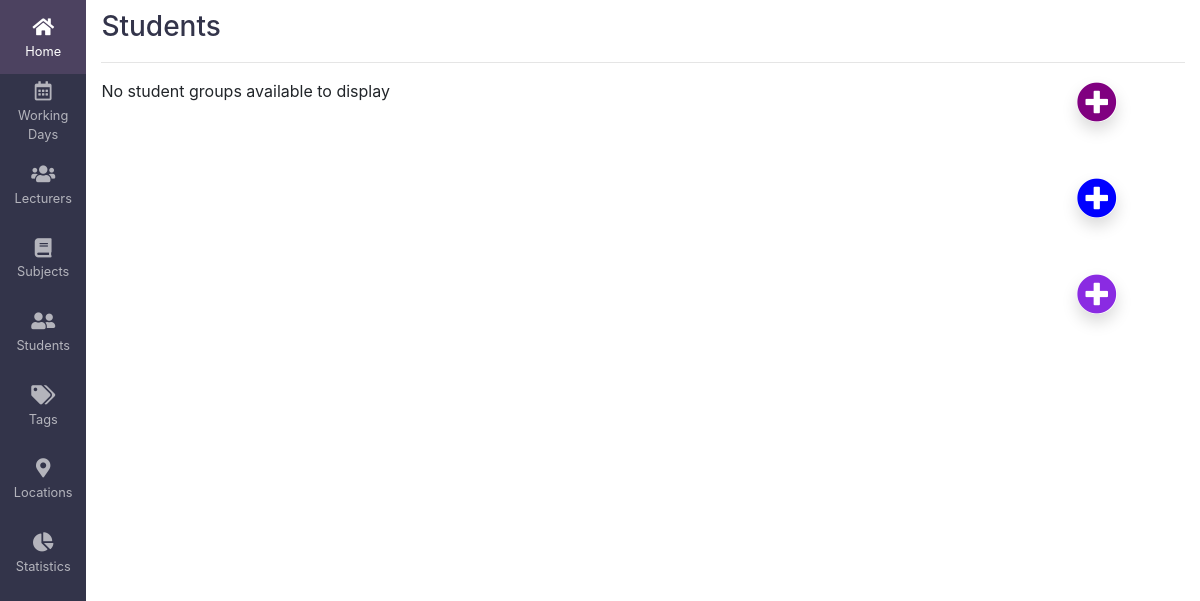
/students/, run on an earlier commit of the app's database.
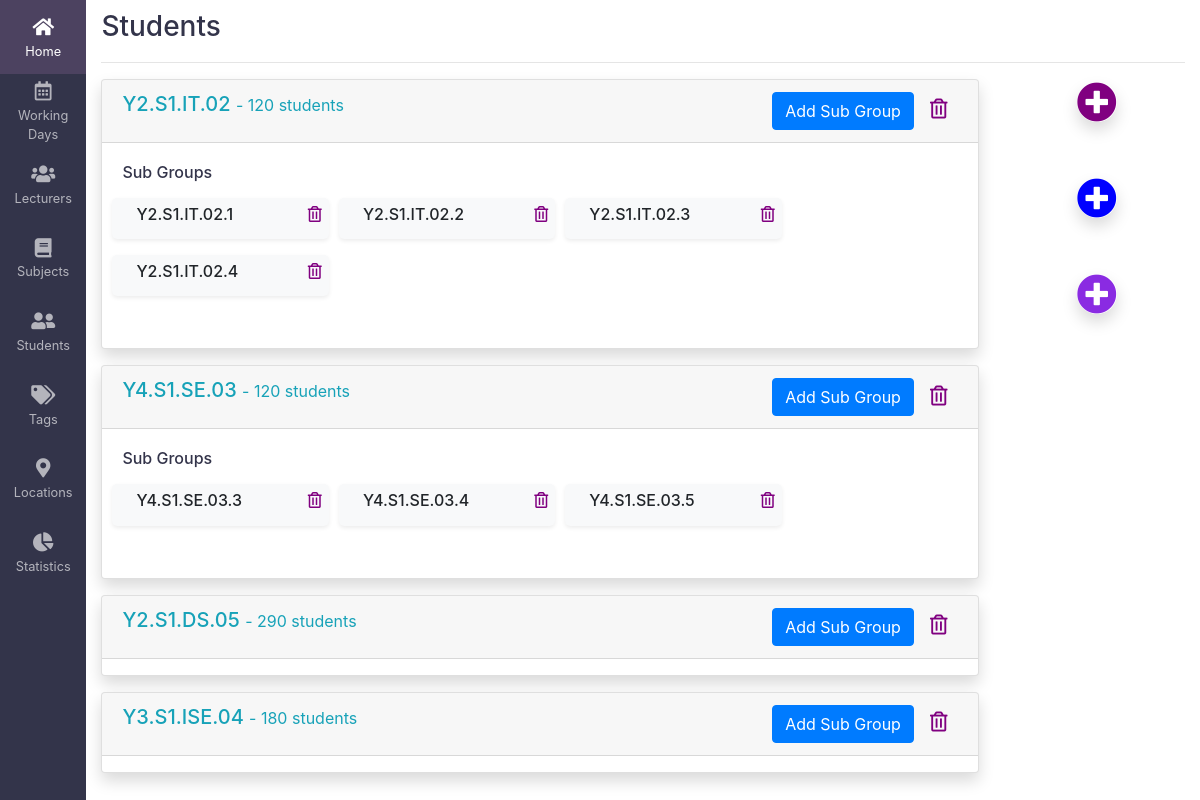
And on a later commit of the database.
### timetable/models.py (models this page shows, shortened)
class Group(models.Model):
    academic_year_semester = models.ForeignKey(
        AcademicYearSemester, on_delete=models.CASCADE)
    programme = models.ForeignKey(Programme, on_delete=models.CASCADE)
    group_no = models.CharField(max_length=2)
    student_count = models.IntegerField(null=True, blank=True)
    generated_group = models.CharField(max_length=100, blank=True, null=True)
    class Meta:
        constraints = [
            models.UniqueConstraint(
                fields=['academic_year_semester', 'programme', 'group_no'], name='student_details')
        ]

class Subgroup(models.Model):
    group = models.ForeignKey(Group, on_delete=models.CASCADE)
    subgroup_no = models.IntegerField(default=1)
    generated_subgroup = models.CharField(
        max_length=100, blank=True, null=True)
    class Meta:
        constraints = [
            models.UniqueConstraint(
                fields=['group', 'subgroup_no'], name='subgroup_details')
        ]

### timetable/views.py (the view)
# urls.py: path('students/', views.StudentsView.as_view(), name='students'),
class StudentsView(generic.ListView):
    context_object_name = 'group_list'
    def get_queryset(self):
        return Group.objects.exclude(generated_group=None)
    template_name = 'students/students.html'

### template/students/students.html (shortened to what this page needs)
{% extends 'base.html' %}
{% block content %}
<div class="container-fluid main bg-white">
    <div class="bg-white" style="padding: 10px 0px; font-weight: 900;">
        <h3 style="color: #33344a;">Students</h3>
    </div>
    <hr style="margin-top: 0px; margin-left: 0rem; ">
    <div>
        <div class="scrollable bg-light">
            <div>
                <div style="width: 90%;float: left;">
                    {% if group_list %}
                        {% for groups in group_list%}
                        <div class="card shadow pb-3 mb-3 bg-white rounded" style="width: 90%" id="gg-{{groups.id}}">
                            <div class="card-header">
                                <h5 class="card-text text-info">{{groups.generated_group}} <small>- {{groups.student_count}} students</small>
                                    <div style="float:right">
                                            <a href="{% url 'subgroups' groups.id %}">
                                            <button type="submit" class="btn btn-primary" id={{groups.generated_group}}>Add Sub Group</button></a>
                                        <span id="deleteIcon" onclick="deleteGroup({{groups.id}})">
                                            <i class="far fa-trash-alt" style="color: purple;"></i>
                                        </span>
                                    </div>
                                </h5>
                            </div>
                            {% if groups.subgroup_set.all != null and groups.subgroup_set.count > 0 %}
                                <div class="card-body">
                                    <div class="card-text">
                                            <h6 class="mb-3" style="color: #33344a;">Sub Groups</h6>
                                            <div class="row">
                                                {% for subgroup in groups.subgroup_set.all %}
                                                    {% if subgroup.generated_subgroup != None %}
                                                    <div class="col-md-3 shadow-sm p-1 mb-3 bg-light" style="border-radius: 5px; margin:0px 5px;" id="sb-{{subgroup.id}}">
                                                        <h6 style="padding: 3px;">&nbsp; &nbsp; {{ subgroup.generated_subgroup }}
                                                            <span id="deleteIcon" style="float: right;" onclick="deleteSubGroup({{subgroup.id}})">
                                                                <i class="far fa-trash-alt" style="color:purple;"></i>
                                                            </span>
                                                        </h6>
                                                    </div>
                                                    {% endif %}
                                                {% endfor%}
                                        </div>
                                    </div>
                                </div>
                            {% endif %}
                        </div>
                        {%endfor%}
                    {% else %}
                        <p>No student groups available to display</p>
                    {% endif%}
                </div>
                <div style="width: 10%; float: right;">
                    <h1 class="mb-5"><a href="{% url 'groups' %}"><i class="fa fa-plus-circle shadow" aria-hidden="true" style="color:purple;border-radius: 100%;" data-toggle="tooltip" data-placement="top" title="Group Ids">
                    </i></a></h1>
                    <h1 class="mb-5"><a href="{% url 'programmes' %}"><i class="fa fa-plus-circle shadow" aria-hidden="true" style="color:blue; border-radius: 100%;" data-toggle="tooltip" data-placement="left" title="Programme"></i></a></h1>
                    <h1><a href="{% url 'academics' %}"><i class="fa fa-plus-circle shadow" aria-hidden="true" style="color:blueviolet; border-radius: 100%;" data-toggle="tooltip" data-placement="bottom" title="Academic Year & Semester"></i></a></h1>
                </div>
            </div>
        </div>
    </div>
</div>
{% endblock %}

### template/base.html (shortened to what this page needs)
{% load static %}
<!DOCTYPE html>
<html>
  <head>
    <link
      rel="stylesheet"
      href="https://stackpath.bootstrapcdn.com/bootstrap/4.5.2/css/bootstrap.min.css"
    />
    <link
      rel="stylesheet"
      href="https://cdnjs.cloudflare.com/ajax/libs/font-awesome/5.14.0/css/all.min.css"
    />
    <link
      href="https://cdn.jsdelivr.net/npm/select2@4.1.0-beta.1/dist/css/select2.min.css"
      rel="stylesheet"
    />
  </head>
  <body>
    <div class="sidebar text-center">
      <ul>
        <li>
          <button class="sidebar-button">
            <i class="fas fa-1x fa-home sidebar-icon"></i>
            <span class="sidebar-text"> Home </span>
          </button>
        </li>
        <li>
          <button class="sidebar-button">
            <i class="far fa-calendar-alt fa-1x sidebar-icon"></i>
            <span class="sidebar-text"> Working</span>
            <span class="sidebar-text"> Days</span>
          </button>
        </li>
        <li>
          <button class="sidebar-button">
            <i class="fas fa-1x fa-users sidebar-icon"></i>
            <span class="sidebar-text"> Lecturers</span>
          </button>
        </li>
        <li>
          <button class="sidebar-button">
            <i class="fas fa-1x fa-book sidebar-icon"></i>
            <span class="sidebar-text"> Subjects </span>
          </button>
        </li>
        <li>
          <button class="sidebar-button">
            <i class="fas fa-1x fa-user-friends sidebar-icon"></i>
            <span class="sidebar-text"> Students </span>
          </button>
        </li>
        <li>
          <button class="sidebar-button">
            <i class="fas fa-1x fa-tags sidebar-icon"></i>
            <span class="sidebar-text"> Tags </span>
          </button>
        </li>
        <li>
          <button class="sidebar-button">
            <i class="fas fa-1x fa-map-marker-alt sidebar-icon"></i>
            <span class="sidebar-text"> Locations </span>
          </button>
        </li>
        <li>
          <button class="sidebar-button">
            <i class="fas fa-1x fa-chart-pie sidebar-icon"></i>
            <span class="sidebar-text"> Statistics </span>
          </button>
        </li>
      </ul>
    </div>
    <main>{% block content %} {% endblock content %}</main>
    <link rel="stylesheet" href="https://cdn.jsdelivr.net/npm/bootstrap-select@1.13.14/dist/css/bootstrap-select.min.css">
  </body>
</html>

### template/base.html (style rules this page uses)
html, body { height: 100%; }
.sidebar ul { list-style: none; margin: 0; height: 100vh; padding: 0; }
.sidebar ul i, li { color: white; }
.sidebar { width: 5.4rem; background-color: #33344a; float: left; position: fixed; }
.sidebar-button { display: block; font-size: 1.2rem; height: 4.6rem; position: relative; text-align: center; text-decoration: none; background: 0; border: 0; width: 100%; padding: 0.1rem 0.4rem; }
.sidebar-text { overflow: hidden; text-overflow: ellipsis; white-space: nowrap; display: block; font-size: 0.8rem; text-rendering: optimizeLegibility; text-decoration: none; opacity: 0.63; color: white; }
.sidebar-icon { opacity: 0.63; }
.main { background: #f3f2f1; min-height: 100%; margin-left: 5.4rem; width: calc(100% - 5.4rem); }
.card { background: #f3f2f1; }

What changed in the data, as far as the page shows it:
added Group: generated_group "Y2.S1.IT.02", student_count "120"
added Subgroup: generated_subgroup "Y2.S1.IT.02.1", shown under "Y2.S1.IT.02"
added Subgroup: generated_subgroup "Y2.S1.IT.02.2", shown under "Y2.S1.IT.02"
added Subgroup: generated_subgroup "Y2.S1.IT.02.3", shown under "Y2.S1.IT.02"
added Subgroup: generated_subgroup "Y2.S1.IT.02.4", shown under "Y2.S1.IT.02"
added Group: generated_group "Y4.S1.SE.03", student_count "120"
added Subgroup: generated_subgroup "Y4.S1.SE.03.3", shown under "Y4.S1.SE.03"
added Subgroup: generated_subgroup "Y4.S1.SE.03.4", shown under "Y4.S1.SE.03"
added Subgroup: generated_subgroup "Y4.S1.SE.03.5", shown under "Y4.S1.SE.03"
added Group: generated_group "Y2.S1.DS.05", student_count "290"
added Group: generated_group "Y3.S1.ISE.04", student_count "180"
Also different on the page:
text no longer shown: "No student groups available to display"
